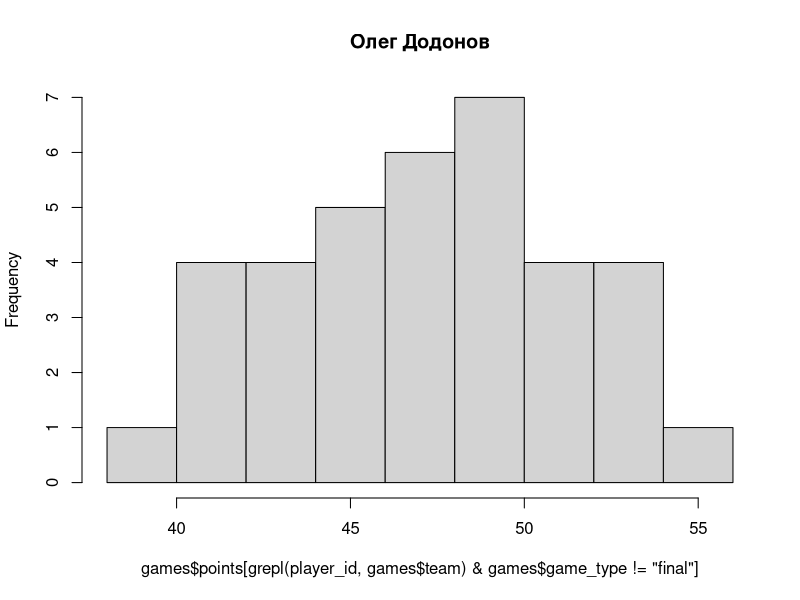

The R source for this figure:
players <- read.csv('kp_players.csv', header = T, sep = ',')
games <- read.csv('kp_stats.csv', header = T, sep = ',')

games$game_type <- as.factor(games$game_type)

games$points[games$points == 'NA']
games$points <- as.numeric(games$points)

player_id <- '8'
hist(
  games$points[grepl(player_id, games$team) & games$game_type != 'final'], 
  main = players$name[players$id == player_id]
  )
?hist
